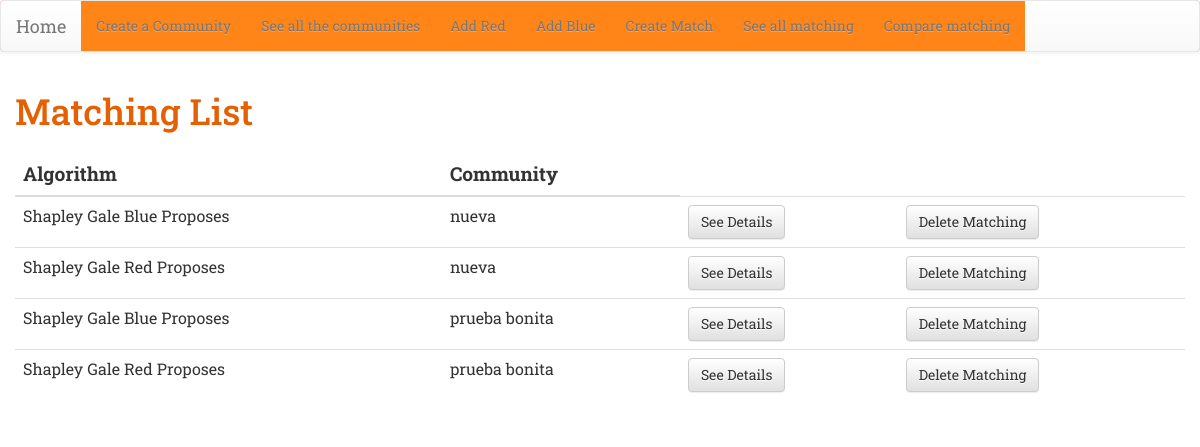
Page /matching_list/ on the earlier database version.
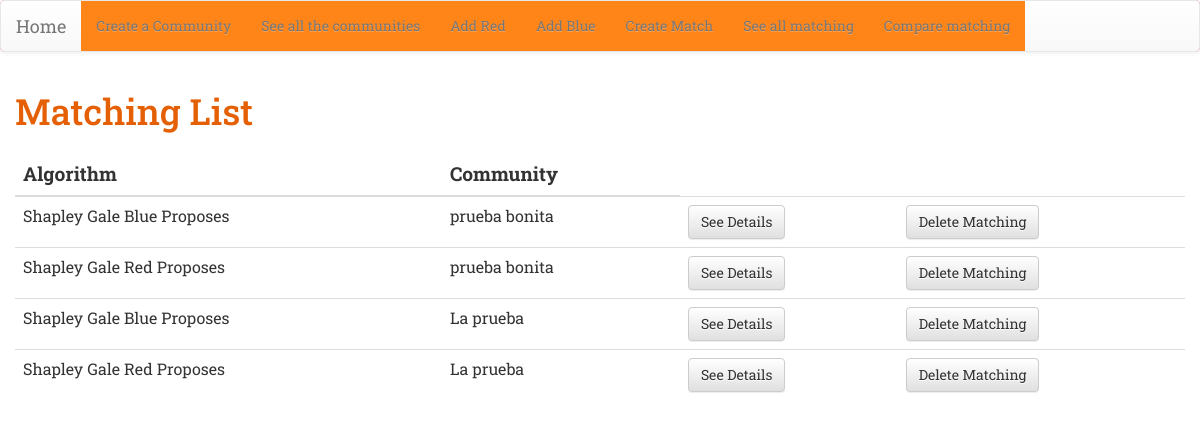
Same page on the later database version.
### match/models.py (models this page shows)
class Matching(models.Model):
    community = models.ForeignKey('Community', on_delete=models.CASCADE)
    SG_BLUE_PROPOSE = 'Shapley Gale Blue Proposes'
    SG_RED_PROPOSE = 'Shapley Gale Red Proposes'
    ALGORITHM_CHOICES = (
        (SG_BLUE_PROPOSE, 'Shapley Gale Blue Proposes'),
        (SG_RED_PROPOSE, 'Shapley Gale Red Proposes'),
    )
    algorithm = models.CharField(max_length=50,
    choices=ALGORITHM_CHOICES,
    default=SG_BLUE_PROPOSE
    )
    class Meta:
        unique_together = (("community", "algorithm"),)

class Community(models.Model):
    name = models.CharField(max_length=20, unique = True)
    number_couples = models.PositiveIntegerField()
    def __str__(self):
        return self.name

### match/views.py (the view)
# urls.py: path('matching_list/', views.matching_list, name='matching_list'),
def matching_list(request):
    matching = Matching.objects.all()
    return render(request, 'match/matching_list.html', {'matching': matching})

### match/templates/match/matching_list.html
{% extends 'match/base.html' %}
{% block content %}
<h1>Matching List</h1>
<div class='table-container'>
<table class="table table-hover">
  <thead>
    <tr>
      <th class ="col-title" scope="col">Algorithm</th>
      <th class ="col-title" scope="col">Community</th>
    </tr>
  </thead>
  <tbody>
    {% for match in matching %}
    <tr>
      <td> {{match.algorithm }} </td>
      <td>{{match.community}}</td>
      <td><a class="btn btn-default" href="{% url 'matching_details' match.pk%}" ><span> See Details </span></a></td>
      <td><a class="btn btn-default" href="{% url 'matching_delete' match.pk%}" >Delete Matching</a></td>
    </tr>
    {% endfor %}
  </tbody>
</table>
</div>
{% endblock %}

Differences in the rows shown:
removed Matching: algorithm "Shapley Gale Blue Proposes", community "nueva"
removed Matching: algorithm "Shapley Gale Red Proposes", community "nueva"
added Matching: algorithm "Shapley Gale Blue Proposes", community "La prueba"
added Matching: algorithm "Shapley Gale Red Proposes", community "La prueba"
